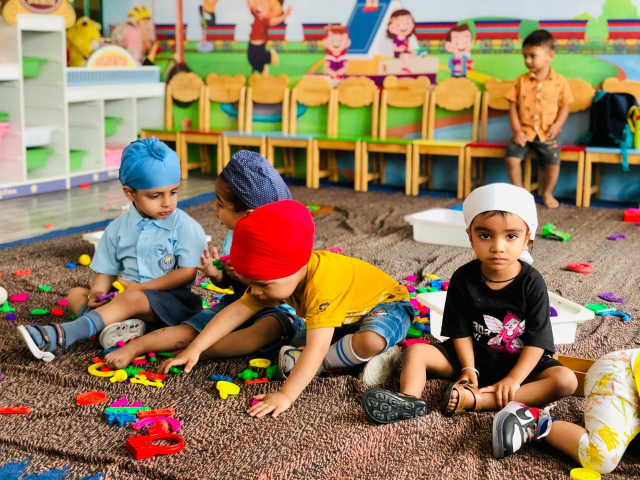
#> input picture Day 3/img/image.jpeg, 1280 x 960 px (shown at 1/2 size)
$ python 002_process_image.py
#> lines starting #> are read from the running program, lines starting #| are printed output that depends on the picture
import cv2

# Read the image
image = cv2.imread('img/image.jpeg')
#> image is the input picture: shape (960, 1280, 3); mean B, G, R 94.9, 123.9, 147.9

# Resize the image
resized_image = cv2.resize(image, (300, 300))
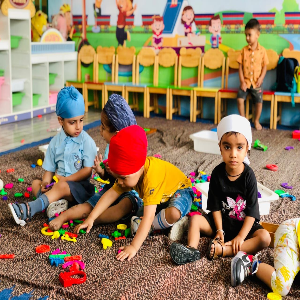
#> resized_image: shape (300, 300, 3); mean B, G, R 94.8, 123.8, 147.8

# Convert the image to grayscale
gray_image = cv2.cvtColor(resized_image, cv2.COLOR_BGR2GRAY)
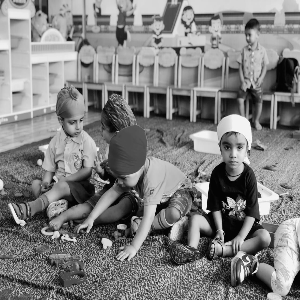
#> gray_image: shape (300, 300); min 0, max 252, mean 127.7

# Apply Gaussian blur to reduce noise
blurred_image = cv2.GaussianBlur(gray_image, (5, 5), 0)
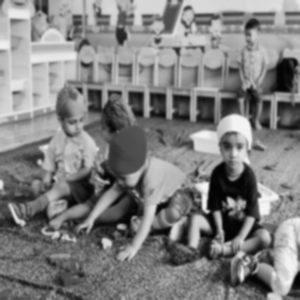
#> blurred_image: shape (300, 300); min 4, max 243, mean 127.7

# Detect edges using Canny edge detection
edges = cv2.Canny(blurred_image, 100, 200)
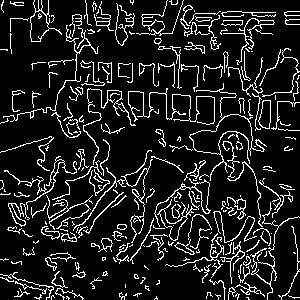
#> edges: shape (300, 300); 12.4% white in thin lines or dots

# Display the original, resized, grayscale, blurred, and edge-detected images
cv2.imshow('Original Image', image)
cv2.imshow('Resized Image', resized_image)
cv2.imshow('Grayscale Image', gray_image)
cv2
cv2.imshow('Edge Detected Image', edges)

cv2.waitKey(0)
cv2.destroyAllWindows()
